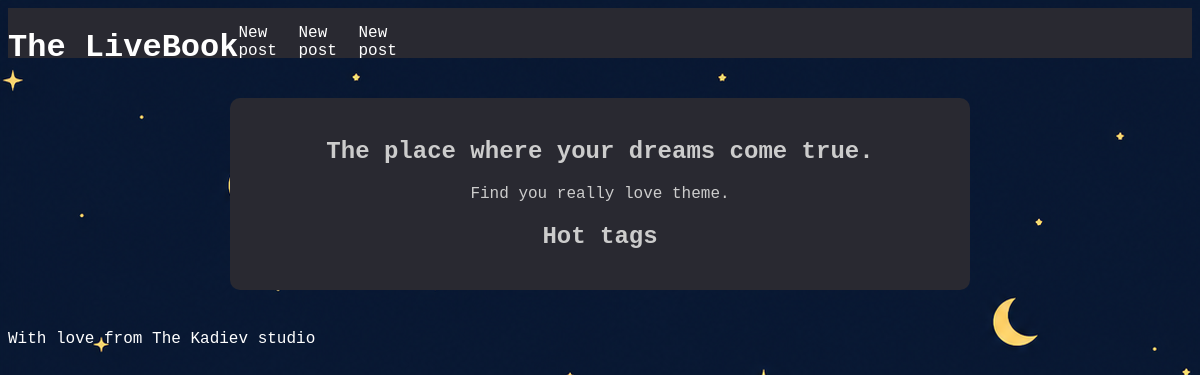
Before: / with the older database file.
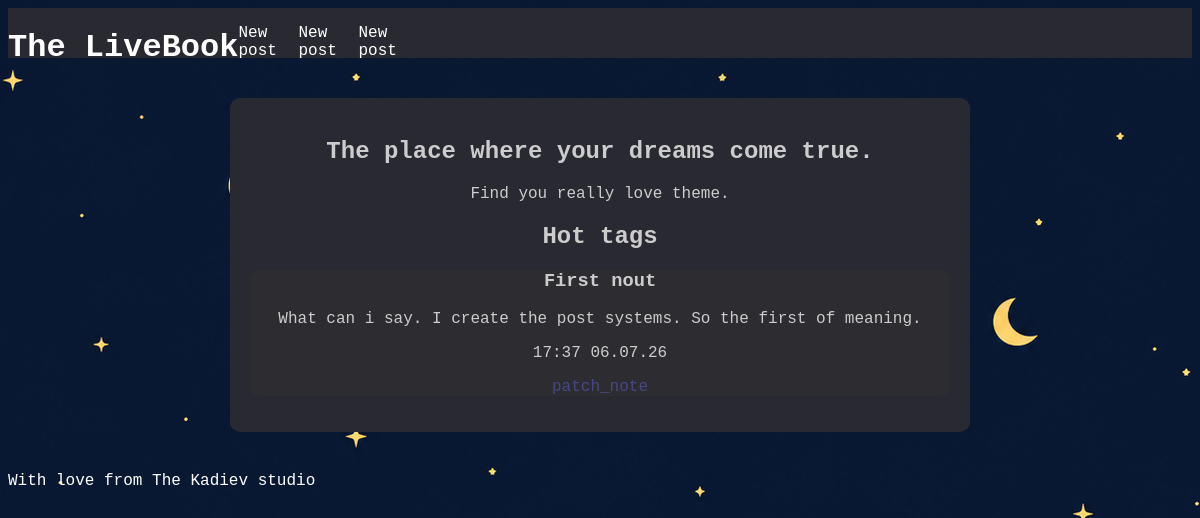
After: the same page with the newer database file.
### main/models.py (models this page shows, shortened)
class Post(models.Model):
    title = models.CharField(max_length=200)
    deep = models.TextField()
    date = models.DateTimeField(auto_now_add=True)
    tags = models.CharField(max_length=200)

### main/views.py (the view)
# urls.py: path('', views.index),
def index(request):
    posts = Post.objects.all()
    context = {
        'posts': posts,
    }
    return render(request, 'main/main.html', context)

### main/templates/main/main.html (shortened to what this page needs)
{% load static %}
<!DOCTYPE html>
<html lang="en">
<head>
    <link rel="stylesheet" href="{% static 'main/css/main.css' %}">
</head>
<body>
    <div class="roof">
        <h1>The LiveBook</h1>
        <div class="list">
            <div class="item">
                <p>New post</p>
            </div>
            <div class="item">
                <p>New post</p>
            </div>
            <div class="item">
                <p>New post</p>
            </div>
        </div>
    </div>
    <center>
        <div class="mase">
            <div>
                <h2>The place where your dreams come true.</h2>
                <p>Find you really love theme.</p>
            </div>
            <div>
                <h2>Hot tags </h2>
            </div>
            <div class="posts">
                {% for post in posts %}
                    <div class="post-card">
                        <h3>{{ post.title }}</h3>
                        <p>{{post.deep}}</p>
                        <p>{{post.date|date:"H:i d.m.y"}}</p>
                        <p class="tags">{{ post.tags }}</p>
                    </div>
                {% endfor%}
            </div>
        </div>
    </center>
    <div class="floor">
        <p>With love from The Kadiev studio</p>
    </div>
    <div class="star-trail"></div>
</body>
</html>

### main/static/main/css/main.css (style rules this page uses)
body { background-image: url('moon_page.png'); background-repeat: repeat; background-size: auto; background-attachment: scroll; color: white; font-family: 'Courier New', Courier, monospace; }
.roof { background: #292931; width: 100%; height: 50px; display: flex; flex-direction: row; }
.list { display: flex; flex-direction: row; gap: 15px; }
.item { height: 45px; width: 45px; background: rgb(43, 43, 43)931; cursor: pointer; }
.post-card { background: #2d2d31; border-radius: 10px; margin: 0 auto; }
.post-card .tags { color: rgb(72, 71, 133); }
.mase { background: #292931; color: rgb(204, 204, 204); border-radius: 10px; max-width: 700px; width: 90%; height: auto; margin: 40px auto; padding: 20px; }
.star-trail { position: fixed; pointer-events: none; z-index: 9999; top: 0; left: 0; width: 100%; height: 100%; }

Changed rows visible on the page:
added Post: title "First nout", deep "What can i say. I create the post systems. So the first of meaning.", date "17:37 06.07.26", tags "patch_note"
